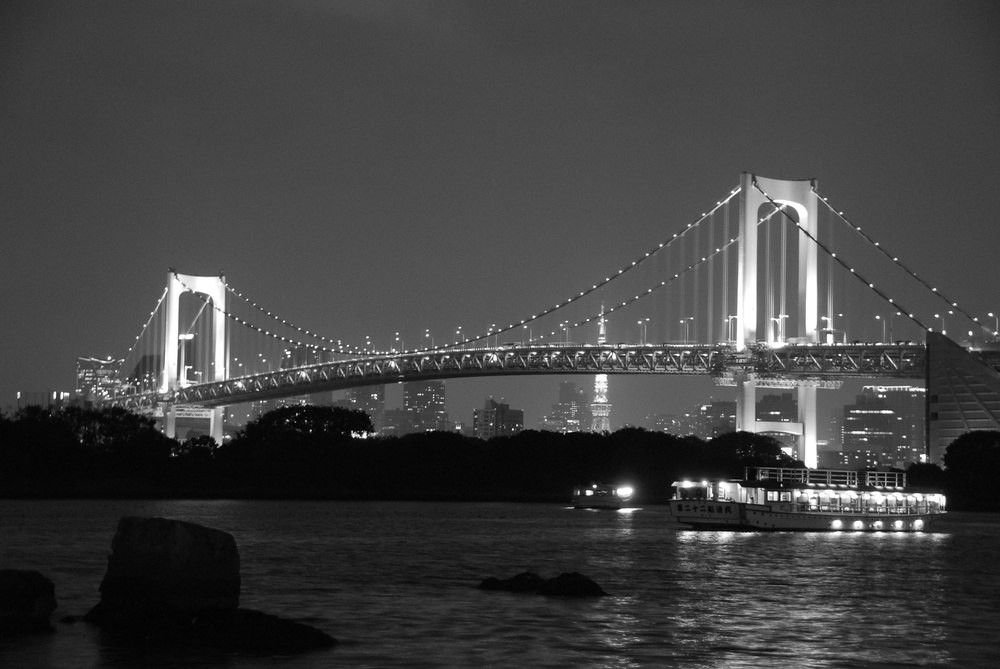
%> input picture Project/Answers/Homework 2/2/im033.jpg, 1000 x 669 px, shrunk from 3872 x 2592 before the run
$ octave hw2_q2.m   (GNU Octave 9; MATLAB toolbox functions it lacks are replaced by stand-ins)
%> lines starting %> are read from the running program, lines starting %| are printed output that depends on the picture
### Project/Answers/Homework 2/2/myNormalization.m
function norm = myNormalization(A)
    norm= ( A - min(min(A)) ) ./ ( max(max(A)) - min(min(A)) );
end

### Project/Answers/Homework 2/2/hw2_q2.m
%% inputs & initializations
clear all;
orgIm= imread('im033.jpg');
%> orgIm is the input picture: size 669x1000 uint8; min 0, max 255, mean 64.4
im= im2double(orgIm);
im= imgaussfilt(im, 1, 'FilterSize', 3, 'Padding', 'symmetric');

%% get Gradient X and Y
%->Y
% |
%X
sobelY= [1 2 1; 0 0 0; -1 -2 -1];
sobelX= [1 0 -1; 2 0 -2; 1 0 -1];

yG= abs( conv2(im, sobelY) );
xG= abs( conv2(im, sobelX) );
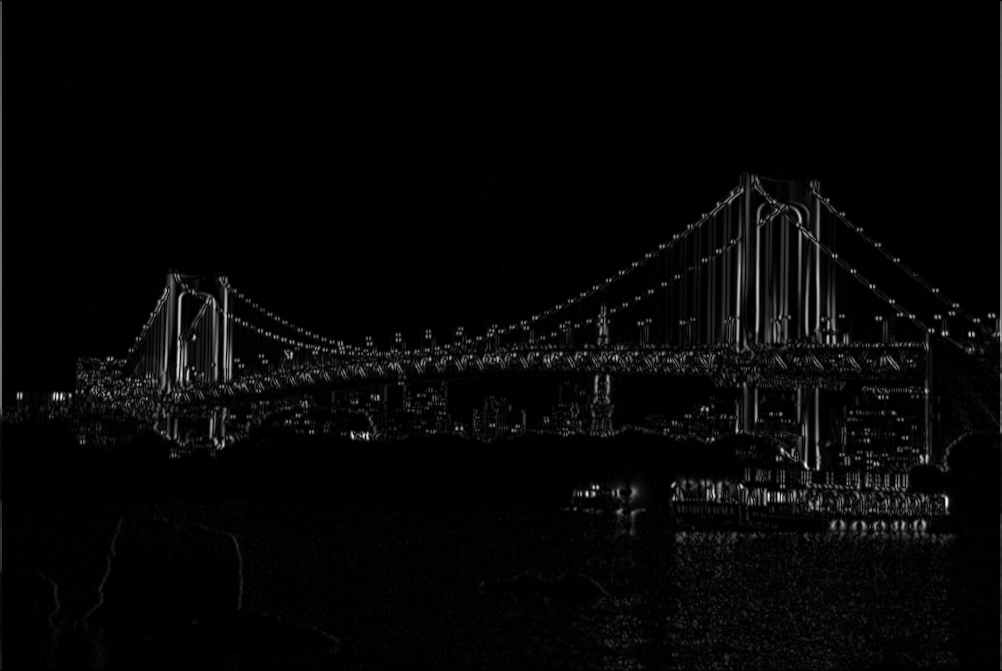
%> xG: size 671x1002 double; min 0, max 2.32, mean 0.0596; drawn with min black and max white

imwrite(yG, 'im033_y.jpg');
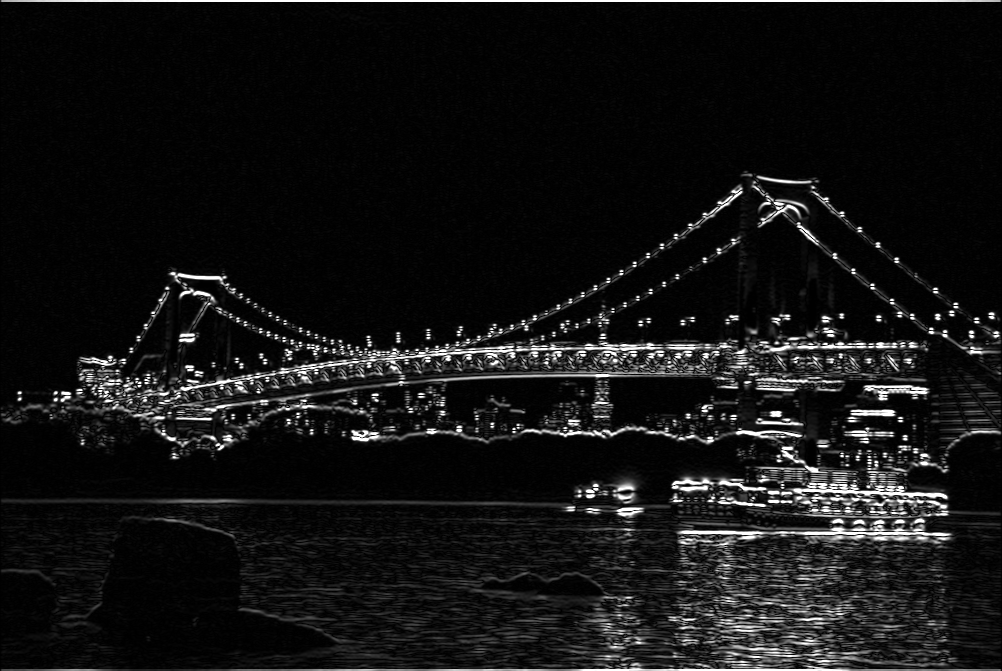
%> saved as im033_y.jpg: size 671x1002 uint8; min 0, max 255, mean 19.9
figure('Name', 'Horizontal Gradient'); imshow(myNormalization(yG));
imwrite(xG, 'im033_x.jpg');
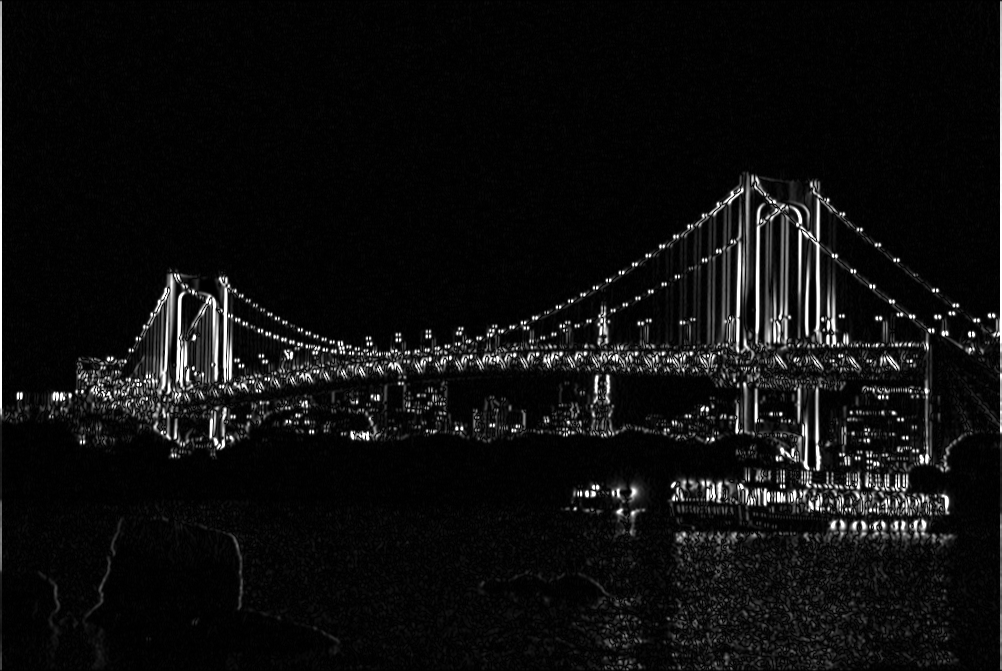
%> saved as im033_x.jpg: size 671x1002 uint8; min 0, max 255, mean 14.8
figure('Name', 'Vertical Gradient'); imshow(myNormalization(xG));

%% get magnitude & direction
magG= (xG.^2 + yG.^2).^0.5;
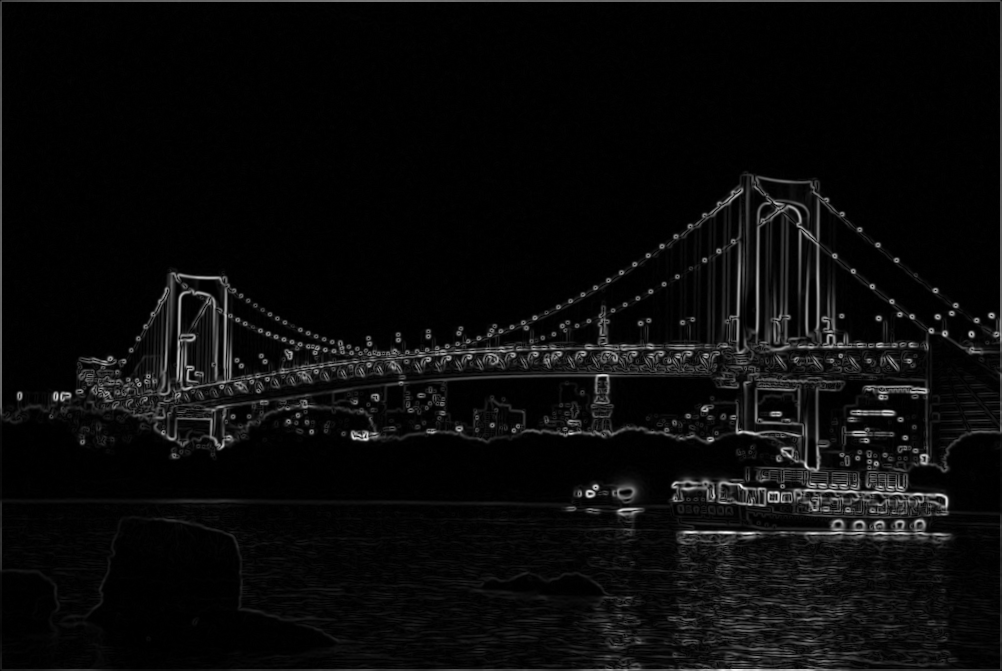
%> magG: size 671x1002 double; min 0, max 2.63, mean 0.118; drawn with min black and max white
imwrite(magG, 'im033_m.jpg');
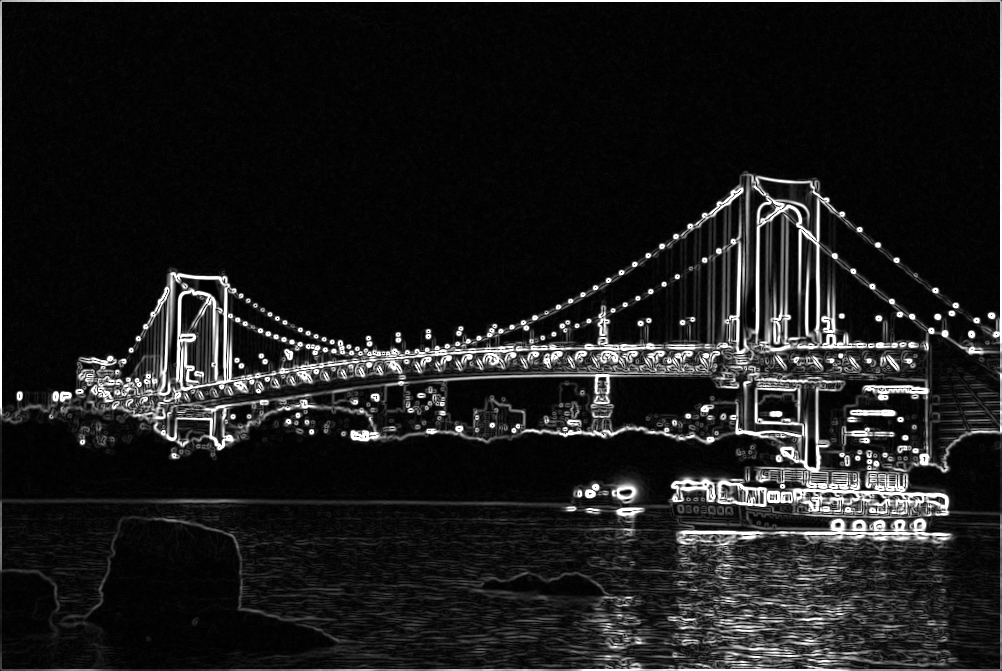
%> saved as im033_m.jpg: size 671x1002 uint8; min 0, max 255, mean 28.4
figure('Name', 'Gradient Magnitude');  imshow(myNormalization(magG));

dirG= abs(atan(yG./xG));
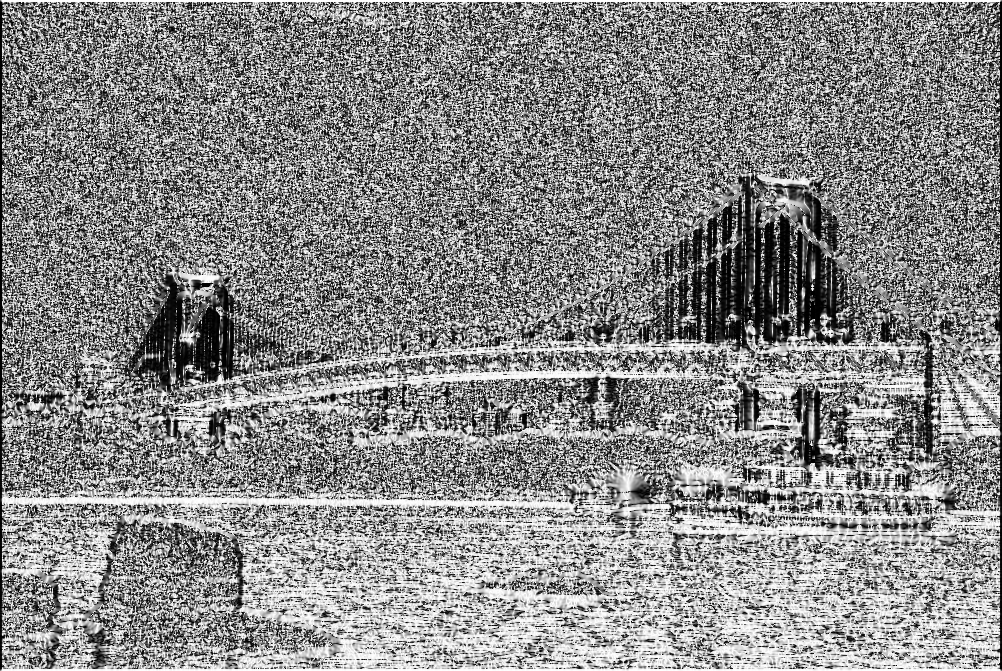
%> dirG: size 671x1002 double; 0.03% of the values are NaN or infinite; the others: min 0, max 1.57, mean 0.853; drawn with min black, max white, NaN and infinite black
imwrite(dirG, 'im033_d.jpg');
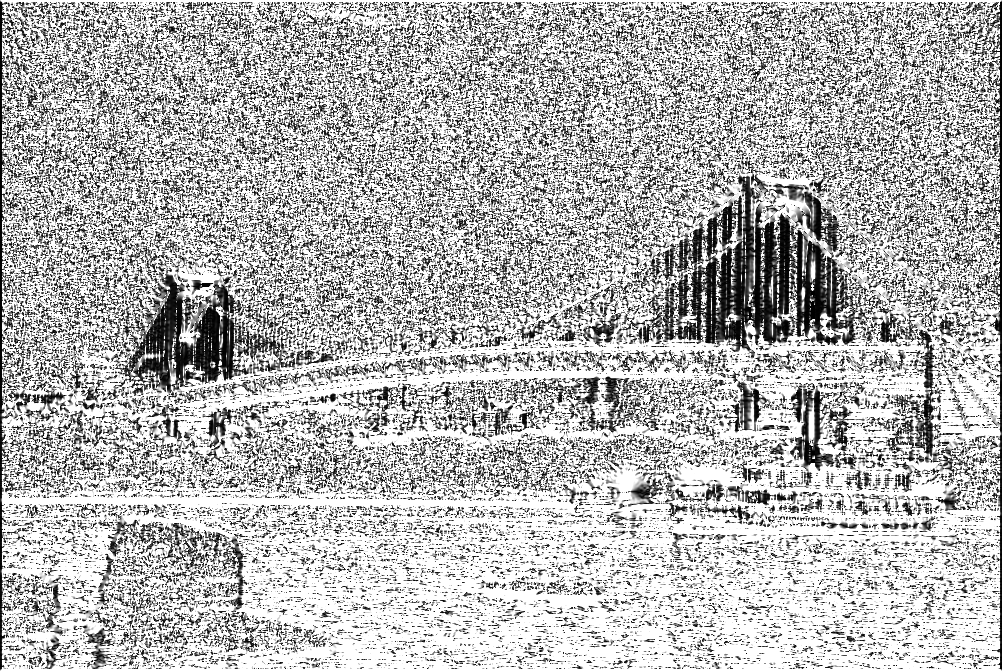
%> saved as im033_d.jpg: size 671x1002 uint8; min 0, max 255, mean 181.6
figure('Name', 'Gradient Direction');  imshow(myNormalization(dirG));

%% get the Edges
edges = magG;
edges(edges<=0.05) = 0;
imwrite(edges, 'im033_edge.jpg');
figure('Name', 'Edges'); imshow(edges);
